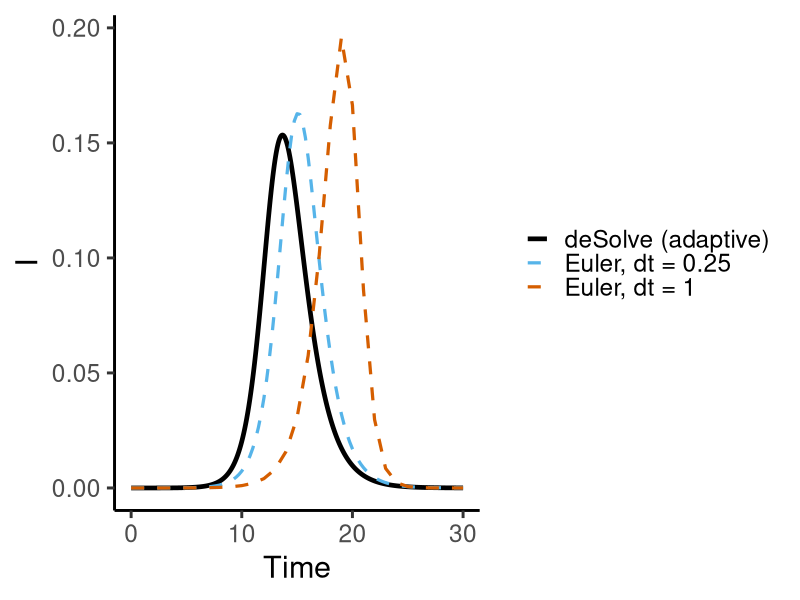
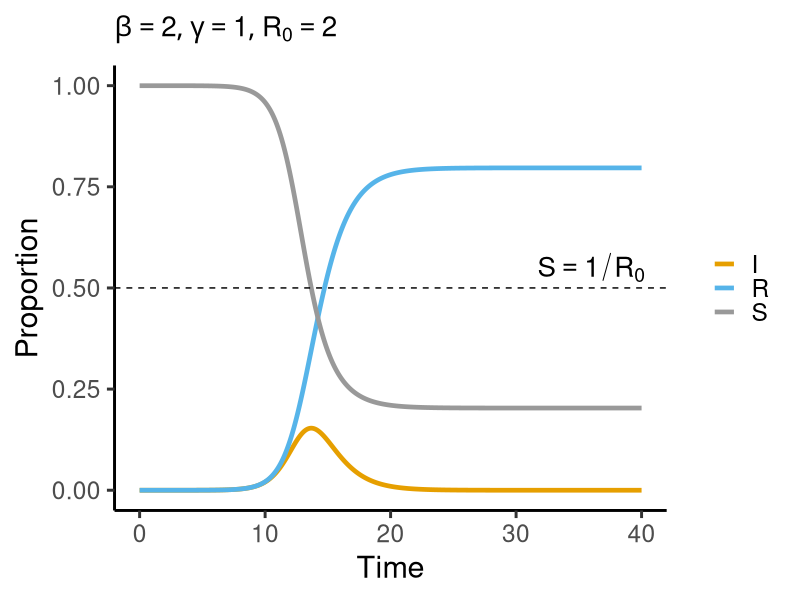
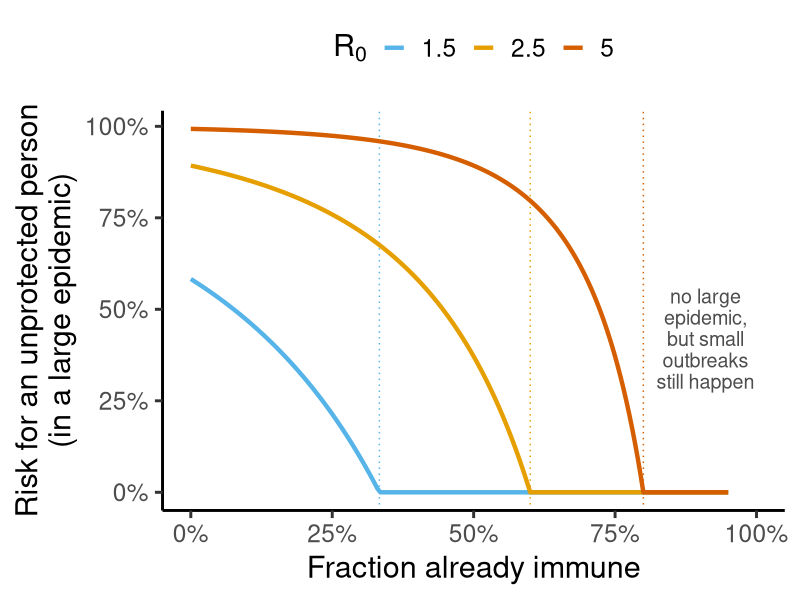
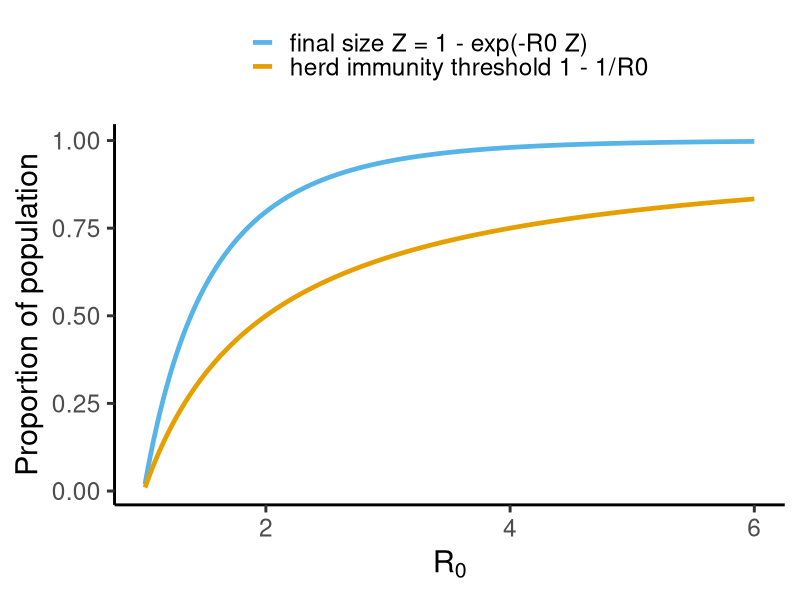
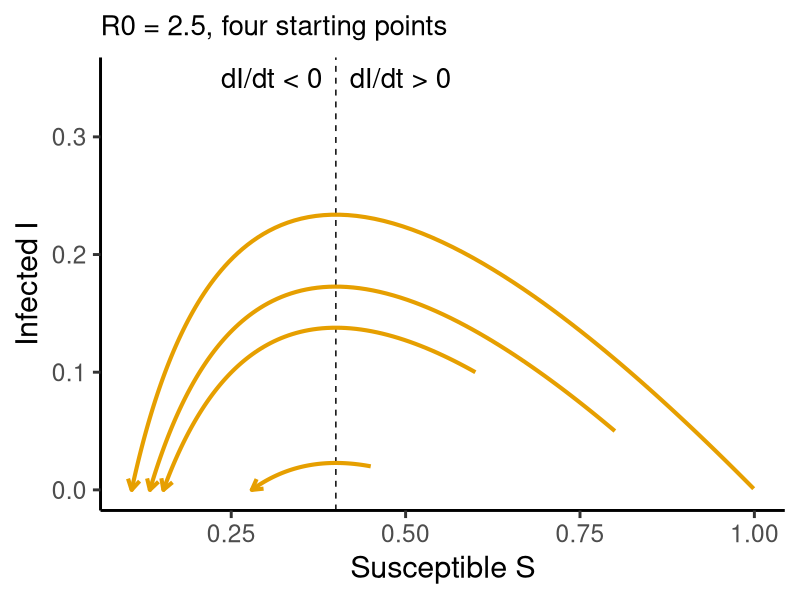
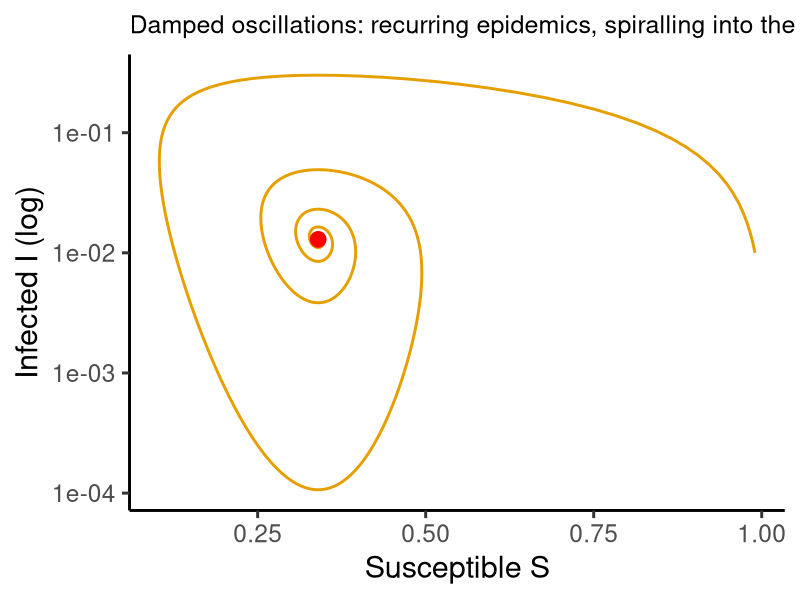
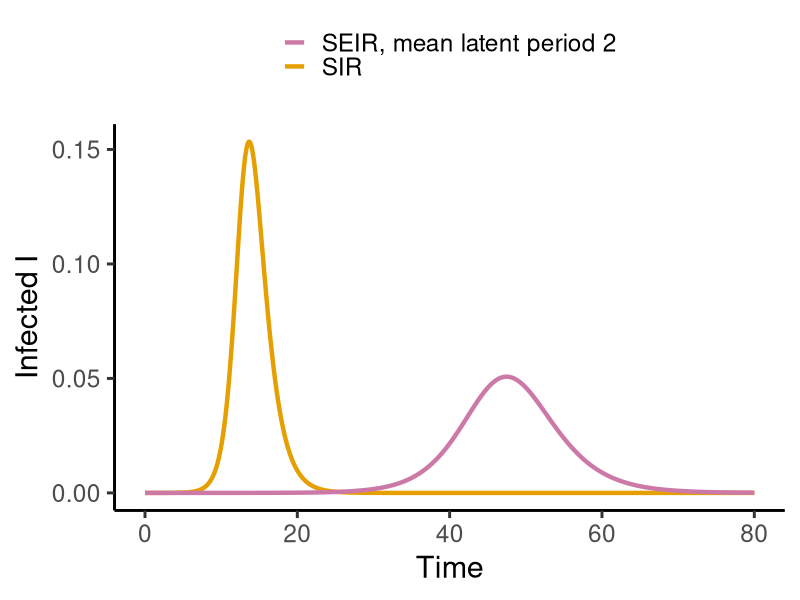

Reproduce these figures in R, in order.
## ---- chunk 1
#| label: setup
library(deSolve)
library(ggplot2)
library(tidyr)
theme_set(theme_classic(base_size = 22))
pal <- c(S = "#999999", E = "#CC79A7", I = "#E69F00", R = "#56B4E9")
sir <- function(t, x, p) with(as.list(c(x, p)),
  list(c(-beta * S * I, beta * S * I - gamma * I, gamma * I)))
## ---- chunk 2
#| label: euler
#| fig-width: 11
#| fig-height: 3.4
euler <- function(dt, tmax = 30) {
  S <- 1 - 1e-6; I <- 1e-6; n <- round(tmax / dt)
  out <- data.frame(time = (0:n) * dt, I = NA_real_); out$I[1] <- I
  for (k in 1:n) {
    dS <- -2 * S * I; dI <- 2 * S * I - I
    S <- S + dS * dt; I <- I + dI * dt; out$I[k + 1] <- I
  }
  out
}
ref <- as.data.frame(ode(c(S = 1 - 1e-6, I = 1e-6, R = 0), seq(0, 30, 0.05), sir, c(beta = 2, gamma = 1)))
eu <- rbind(cbind(euler(1), method = "Euler, dt = 1"), cbind(euler(0.25), method = "Euler, dt = 0.25"))
ggplot() +
  geom_line(data = ref, aes(time, I, colour = "deSolve (adaptive)"), linewidth = 1.6) +
  geom_line(data = eu, aes(time, I, colour = method), linewidth = 1.1, linetype = "dashed") +
  scale_colour_manual(values = c("black", "#56B4E9", "#D55E00")) +
  labs(x = "Time", y = "I", colour = NULL)
## ---- chunk 3
#| label: sir
#| fig-width: 11
#| fig-height: 5.2
out <- as.data.frame(ode(c(S = 1 - 1e-6, I = 1e-6, R = 0), seq(0, 40, 0.05), sir,
                         c(beta = 2, gamma = 1)))
long <- pivot_longer(out, -time, names_to = "comp", values_to = "x")
ggplot(long, aes(time, x, colour = comp)) +
  geom_line(linewidth = 1.6) +
  geom_hline(yintercept = 0.5, linetype = "dashed") +
  annotate("text", x = 36, y = 0.55, label = "S == 1/R[0]", parse = TRUE, size = 7) +
  scale_colour_manual(values = pal) +
  labs(x = "Time", y = "Proportion", colour = NULL,
       title = expression(list(beta == 2, gamma == 1, R[0] == 2))) +
  theme(plot.title = element_text(size = 20))
## ---- chunk 4
#| label: herd-protection
#| fig-width: 6.5
#| fig-height: 5.2
risk <- function(p, R0) {
  if (R0 * (1 - p) <= 1) return(0)
  uniroot(function(z) 1 - z - exp(-R0 * (1 - p) * z), c(1e-9, 1))$root
}
ps <- seq(0, 0.95, by = 0.005)
hd <- do.call(rbind, lapply(c(1.5, 2.5, 5), function(R0)
  data.frame(p = ps, risk = sapply(ps, risk, R0 = R0), R0 = factor(R0))))
ggplot(hd, aes(p, risk, colour = R0)) +
  geom_vline(xintercept = 1 - 1 / c(1.5, 2.5, 5), linetype = "dotted",
             colour = c("#56B4E9", "#E69F00", "#D55E00")) +
  geom_line(linewidth = 1.5) +
  annotate("text", x = 0.91, y = 0.42, label = "no large\nepidemic,\nbut small\noutbreaks\nstill happen",
           size = 5, colour = "grey30", lineheight = 0.9) +
  scale_colour_manual(values = c("#56B4E9", "#E69F00", "#D55E00")) +
  scale_x_continuous(labels = scales::percent, limits = c(0, 1)) +
  scale_y_continuous(labels = scales::percent) +
  labs(x = "Fraction already immune", y = "Risk for an unprotected person\n(in a large epidemic)",
       colour = expression(R[0])) +
  theme(legend.position = "top")
## ---- chunk 5
#| label: hit
#| fig-width: 11
#| fig-height: 4.9
R0s <- seq(1.01, 6, length.out = 200)
Z <- sapply(R0s, function(R0) uniroot(function(z) z - (1 - exp(-R0 * z)), c(1e-6, 1))$root)
df <- rbind(data.frame(R0 = R0s, y = 1 - 1 / R0s, what = "herd immunity threshold 1 - 1/R0"),
            data.frame(R0 = R0s, y = Z, what = "final size Z = 1 - exp(-R0 Z)"))
ggplot(df, aes(R0, y, colour = what)) +
  geom_line(linewidth = 1.6) +
  scale_colour_manual(values = c("#56B4E9", "#E69F00")) +
  labs(x = expression(R[0]), y = "Proportion of population", colour = NULL) +
  theme(legend.position = "top", legend.direction = "vertical")
## ---- chunk 6
#| label: phase
#| fig-width: 11
#| fig-height: 5.2
R0 <- 2.5
starts <- data.frame(S = c(0.999, 0.8, 0.6, 0.45), I = c(0.001, 0.05, 0.1, 0.02))
traj <- do.call(rbind, lapply(1:nrow(starts), function(i) {
  x0 <- c(S = starts$S[i], I = starts$I[i], R = 1 - starts$S[i] - starts$I[i])
  o <- as.data.frame(ode(x0, seq(0, 40, 0.05), sir, c(beta = R0, gamma = 1)))
  o$run <- i; o
}))
ggplot(traj, aes(S, I, group = run)) +
  geom_vline(xintercept = 1 / R0, linetype = "dashed") +
  geom_path(colour = "#E69F00", linewidth = 1.4,
            arrow = arrow(length = unit(0.3, "cm"), ends = "last")) +
  annotate("text", x = 1 / R0 - 0.02, y = 0.35, label = "dI/dt < 0", hjust = 1, size = 7) +
  annotate("text", x = 1 / R0 + 0.02, y = 0.35, label = "dI/dt > 0", hjust = 0, size = 7) +
  labs(x = "Susceptible S", y = "Infected I", title = "R0 = 2.5, four starting points") +
  theme(plot.title = element_text(size = 20))
## ---- chunk 7
#| label: endemic
#| fig-width: 11
#| fig-height: 5.2
sir_d <- function(t, x, p) with(as.list(c(x, p)), list(c(
  mu - beta * S * I - mu * S, beta * S * I - (gamma + mu) * I, gamma * I - mu * R)))
pd <- c(beta = 3, gamma = 1, mu = 0.02)
od <- as.data.frame(ode(c(S = 0.99, I = 0.01, R = 0), seq(0, 600, 0.1), sir_d, pd))
R0d <- 3 / 1.02
ggplot(od, aes(S, I)) +
  geom_path(colour = "#E69F00", linewidth = 1) +
  annotate("point", x = 1 / R0d, y = 0.02 * (R0d - 1) / 3, colour = "red", size = 5) +
  scale_y_log10() +
  labs(x = "Susceptible S", y = "Infected I (log)",
       title = "Damped oscillations: recurring epidemics, spiralling into the endemic equilibrium (red)") +
  theme(plot.title = element_text(size = 18))
## ---- chunk 8
#| label: seir
#| fig-width: 7.5
#| fig-height: 6
seir <- function(t, x, p) with(as.list(c(x, p)), list(c(
  -beta * S * I, beta * S * I - sigma * E, sigma * E - gamma * I, gamma * I)))
o1 <- as.data.frame(ode(c(S = 1 - 1e-6, I = 1e-6, R = 0), seq(0, 80, 0.1), sir, c(beta = 2, gamma = 1)))
o2 <- as.data.frame(ode(c(S = 1 - 1e-6, E = 0, I = 1e-6, R = 0), seq(0, 80, 0.1), seir,
                        c(beta = 2, gamma = 1, sigma = 0.5)))
ggplot() +
  geom_line(aes(o1$time, o1$I, colour = "SIR"), linewidth = 1.5) +
  geom_line(aes(o2$time, o2$I, colour = "SEIR, mean latent period 2"), linewidth = 1.5) +
  scale_colour_manual(values = c(SIR = "#E69F00", `SEIR, mean latent period 2` = "#CC79A7")) +
  labs(x = "Time", y = "Infected I", colour = NULL) +
  theme(legend.position = "top", legend.direction = "vertical")
